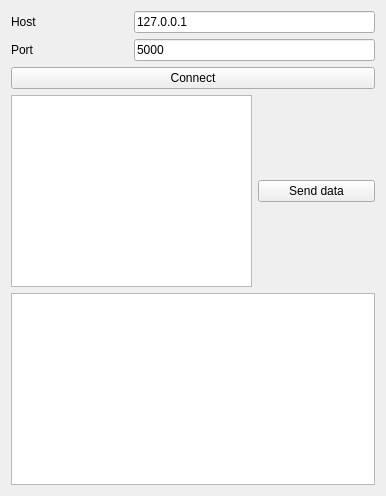
          <widget class="QWidget" name="tab_7">
           <attribute name="title">
            <string>Server</string>
           </attribute>
           <layout class="QGridLayout" name="gridLayout_13">
            <item row="3" column="0" colspan="2">
             <widget class="QPlainTextEdit" name="plain_text_edit_send_data">
              <property name="sizePolicy">
               <sizepolicy hsizetype="Expanding" vsizetype="Fixed">
                <horstretch>0</horstretch>
                <verstretch>0</verstretch>
               </sizepolicy>
              </property>
             </widget>
            </item>
            <item row="2" column="0" colspan="3">
             <widget class="QPushButton" name="but_connect_server">
              <property name="sizePolicy">
               <sizepolicy hsizetype="Expanding" vsizetype="Fixed">
                <horstretch>3</horstretch>
                <verstretch>3</verstretch>
               </sizepolicy>
              </property>
              <property name="text">
               <string>Connect</string>
              </property>
             </widget>
            </item>
            <item row="0" column="1" colspan="2">
             <widget class="QLineEdit" name="line_edit_ip_server">
              <property name="sizePolicy">
               <sizepolicy hsizetype="Expanding" vsizetype="Fixed">
                <horstretch>1</horstretch>
                <verstretch>1</verstretch>
               </sizepolicy>
              </property>
              <property name="text">
               <string>127.0.0.1</string>
              </property>
             </widget>
            </item>
            <item row="1" column="1" colspan="2">
             <widget class="QLineEdit" name="line_edit_port_server">
              <property name="sizePolicy">
               <sizepolicy hsizetype="Expanding" vsizetype="Fixed">
                <horstretch>1</horstretch>
                <verstretch>1</verstretch>
               </sizepolicy>
              </property>
              <property name="text">
               <string>5000</string>
              </property>
             </widget>
            </item>
            <item row="3" column="2">
             <widget class="QPushButton" name="but_send_data_tcp">
              <property name="sizePolicy">
               <sizepolicy hsizetype="Minimum" vsizetype="Fixed">
                <horstretch>0</horstretch>
                <verstretch>0</verstretch>
               </sizepolicy>
              </property>
              <property name="text">
               <string>Send data</string>
              </property>
             </widget>
            </item>
            <item row="0" column="0">
             <widget class="QLabel" name="label_13">
              <property name="sizePolicy">
               <sizepolicy hsizetype="Expanding" vsizetype="Fixed">
                <horstretch>1</horstretch>
                <verstretch>1</verstretch>
               </sizepolicy>
              </property>
              <property name="text">
               <string>Host</string>
              </property>
             </widget>
            </item>
            <item row="1" column="0">
             <widget class="QLabel" name="label_14">
              <property name="sizePolicy">
               <sizepolicy hsizetype="Expanding" vsizetype="Fixed">
                <horstretch>1</horstretch>
                <verstretch>1</verstretch>
               </sizepolicy>
              </property>
              <property name="text">
               <string>Port</string>
              </property>
             </widget>
            </item>
            <item row="4" column="0" colspan="3">
             <widget class="QListWidget" name="list_widget_message_tcp"/>
            </item>
           </layout>
          </widget>
